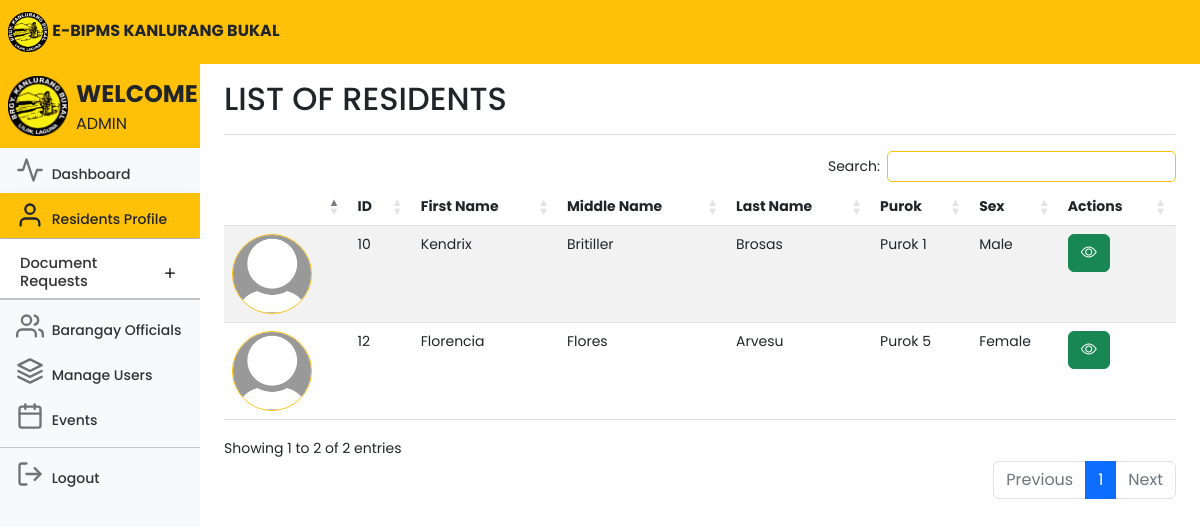
Before: /adminresidents.php (signed in) with the older database file.
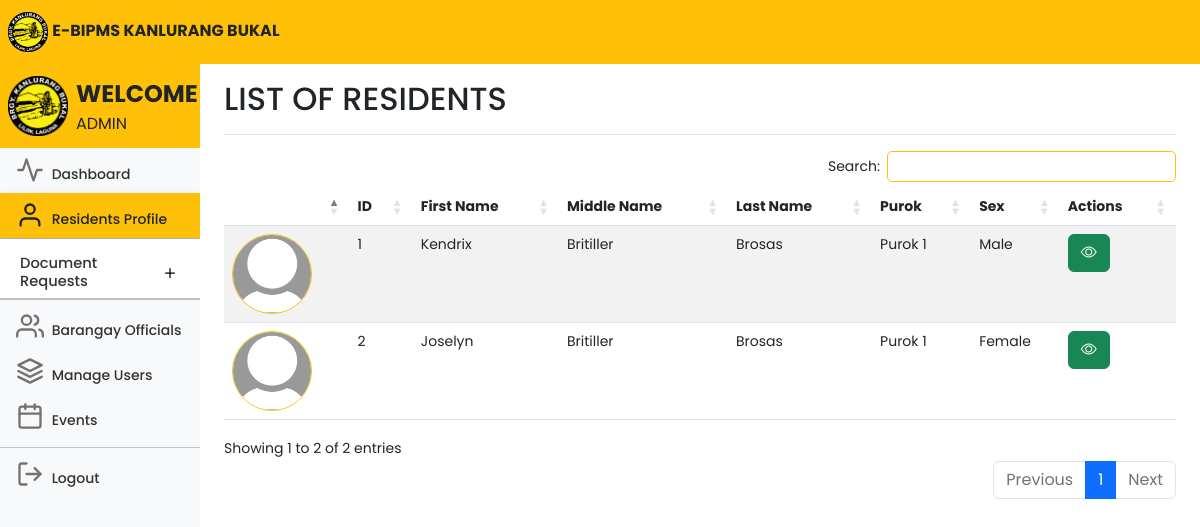
After: the same page with the newer database file.
### tables this page shows
CREATE TABLE `users` (
  `id` int(11) NOT NULL,
  `userID` varchar(100) NOT NULL,
  `firstname` varchar(100) NOT NULL,
  `middlename` varchar(100) NOT NULL,
  `lastname` varchar(100) NOT NULL,
  `sex` varchar(100) NOT NULL,
  `birthday` varchar(100) NOT NULL,
  `age` int(11) NOT NULL,
  `house_no` varchar(100) NOT NULL,
  `purok` varchar(100) NOT NULL,
  `civilstatus` varchar(100) NOT NULL,
  `voter` varchar(100) NOT NULL,
  `is_special_group` tinyint(1) NOT NULL,
  `specialgroup` varchar(100) NOT NULL,
  `members` int(11) NOT NULL,
  `housingstatus` varchar(100) NOT NULL,
  `phonenumber` varchar(15) NOT NULL,
  `email` varchar(100) NOT NULL,
  `username` varchar(100) NOT NULL,
  `password` varchar(100) NOT NULL,
  `profile_picture` varchar(255) NOT NULL
);

### adminresidents.php (the view, shortened to what this page needs)
<!DOCTYPE html>
<html lang="en">
<head>
	<link rel="stylesheet" href="https://cdn.jsdelivr.net/npm/bootstrap-icons@1.10.5/font/bootstrap-icons.css">
	<link href="css/bootstrap.min.css" rel="stylesheet">
	<link rel="stylesheet" href="css/style.css">
	<link rel="stylesheet" href="DataTables/datatables.css" />
	<link rel="stylesheet"
		href="https://cdnjs.cloudflare.com/ajax/libs/twitter-bootstrap/5.2.0/css/bootstrap.min.css" />
	<link rel="stylesheet" href="https://cdn.datatables.net/1.13.4/css/dataTables.bootstrap5.min.css" />
	<link rel="stylesheet" href="https://cdn.datatables.net/buttons/2.3.6/css/buttons.dataTables.min.css" />
	<link href="dashboard.css" rel="stylesheet">
</head>
<body>
	<header class="navbar navbar-light sticky-top bg-warning flex-md-nowrap p-0 ">
		<a class="navbar-brand px-2 fs-6 text-dark">
			<img src="kanlurangbukal.png" width="40">
			<b>E-BIPMS KANLURANG BUKAL</b>
		</a>
	</header>
	<div class="container-fluid">
		<div class="row">
			<nav id="sidebarMenu" class="col-md-3 col-lg-2 d-md-block bg-body-tertiary sidebar collapse">
				<div class="position-sticky pt-2 mt-2 sidebar-sticky bg-light">
					<ul class="nav flex-column">
						<a class="navbar-brand px-2 fs-6 bg-warning">
							<img class="float-start" src="kanlurangbukal.png" width="60">
							<span class="fs-4 px-2 text-dark"><b>WELCOME</b></span>
							<br>
							<span class="fs-6 px-2 text-dark" style="text-transform: uppercase;">
								<?php echo $_SESSION['user'] ?>
							</span>
						</a>
						<li class="nav-item fs-7">
							<a class="nav-link" aria-current="page" href="adminhome.php">
								<span data-feather="activity" class="align-text-bottom feather-48"></span>
								Dashboard
							</a>
						</li>
						<li class="nav-item fs-7">
							<a class="nav-link text-dark bg-warning active shadow">
								<span data-feather="user" class="align-text-bottom feather-48"></span>
								Residents Profile
							</a>
						</li>
						<li class="nav-item fs-7">
							<div class="accordion accordion-flush" id="accordionFlushExample">
								<div class="accordion-item">
									<h2 class="accordion-header fs-7">
										<button class="accordion-button collapsed fs-7 pt-3 pb-2 nav-link"
											style="font-size:11pt;" type="button" data-bs-toggle="collapse"
											data-bs-target="#flush-collapseOne" aria-expanded="false"
											aria-controls="flush-collapseOne">
											Document Requests
										</button>
									</h2>
									<hr class="mt-0 mb-0">
								</div>
						</li>
						<hr class="mt-0 mb-1">
						<li class="nav-item fs-7">
							<a class="nav-link" href="adminofficials.php">
								<span data-feather="users" class="align-text-bottom feather-48"></span>
								Barangay Officials
							</a>
						</li>
						<li class="nav-item fs-7">
							<a class="nav-link" href="adminusers.php">
								<span data-feather="layers" class="align-text-bottom feather-48"></span>
								Manage Users
							</a>
						</li>
						<li class="nav-item fs-7">
							<a class="nav-link" href="adminevents.php">
								<span data-feather="calendar" class="align-text-bottom feather-48"></span>
								Events
							</a>
						</li>
						<hr class="mt-2 mb-1">
						<li class="nav-item fs-7">
							<a class="nav-link" href="adminlogout.php">
								<span data-feather="log-out" class="align-text-bottom feather-48"></span>
								Logout
							</a>
						</li>
					</ul>
				</div>
			</nav>
			<main class="col-md-9 ms-sm-auto col-lg-10 px-md-4">
				<div
					class="d-flex justify-content-between flex-wrap flex-md-nowrap align-items-center pt-3 pb-2 mb-3 border-bottom">
					<h1 class="h2">LIST OF RESIDENTS</h1>
				</div>
				<div class="table-responsive">
					<div class="data_table">
						<table id="myTable" class="table table-striped" style="width:100%">
							<thead>
								<tr>
									<th scope="col"></th>
									<th scope="col">ID</th>
									<th scope="col">First Name</th>
									<th scope="col">Middle Name</th>
									<th scope="col">Last Name</th>
									<th scope="col">Purok</th>
									<th scope="col">Sex</th>
									<th scope="col">Actions</th>
								</tr>
							</thead>
							<tbody>
								<?php
								include 'conn.php';
								$query = "SELECT * FROM users";
								$query_run = mysqli_query($conn, $query);
								if (mysqli_num_rows($query_run) > 0) {
									foreach ($query_run as $items) {
										?>
										<tr>
											<td style="display: block; margin-left: auto; margin-right: auto;">
												<?php
												if (!empty($items['profile_picture'])) {
													echo '<img class="rounded-circle border border-warning" src="' . $items['profile_picture'] . '" alt="Profile Picture" width="80">';
												} else {
													echo '<img class="rounded-circle border border-warning" src="default-profile-pic.jpg" alt="Profile Picture" width="80">';
												}
												?>
											</td>
											<td>
												<?= $items['id']; ?>
											</td>
											<td>
												<?= $items['firstname']; ?>
											</td>
											<td>
												<?= $items['middlename']; ?>
											</td>
											<td>
												<?= $items['lastname']; ?>
											</td>
											<td>
												<?= $items['purok']; ?>
											</td>
											<td>
												<?= $items['sex']; ?>
											</td>
											<td class="text-right">
												<div class="btn-group me-2">
													<button type="button" class="btn btn-success" data-bs-toggle="modal"
														data-bs-target="#viewModal<?= $items['id']; ?>">
														<i class="bi bi-eye"></i>
													</button>
												</div>
											</td>
										</tr>
										<?php
									}
								}
								?>
							</tbody>
						</table>
					</div>
				</div>
			</main>
		</div>
	</div>
</body>
</html>

### css/style.css (style rules this page uses)
* { margin: 0; padding: 0; font-size: 10; font-family: 'Poppins', sans-serif; }

### DataTables/datatables.css (style rules this page uses)
:root { --dt-row-selected: 13, 110, 253; --dt-row-selected-text: 255, 255, 255; --dt-row-selected-link: 9, 10, 11; }
table.dataTable thead > tr > th.sorting, table.dataTable thead > tr > th.sorting_asc, table.dataTable thead > tr > th.sorting_desc, table.dataTable thead > tr > th.sorting_asc_disabled, table.dataTable thead > tr > th.sorting_desc_disabled, table.dataTable thead > tr > td.sorting, table.dataTable thead > tr > td.sorting_asc, table.dataTable thead > tr > td.sorting_desc, table.dataTable thead > tr > td.sorting_asc_disabled, table.dataTable thead > tr > td.sorting_desc_disabled { cursor: pointer; position: relative; padding-right: 26px; }
table.dataTable thead > tr > th.sorting:before, table.dataTable thead > tr > th.sorting:after, table.dataTable thead > tr > th.sorting_asc:before, table.dataTable thead > tr > th.sorting_asc:after, table.dataTable thead > tr > th.sorting_desc:before, table.dataTable thead > tr > th.sorting_desc:after, table.dataTable thead > tr > th.sorting_asc_disabled:before, table.dataTable thead > tr > th.sorting_asc_disabled:after, table.dataTable thead > tr > th.sorting_desc_disabled:before, table.dataTable thead > tr > th.sorting_desc_disabled:after, table.dataTable thead > tr > td.sorting:before, table.dataTable thead > tr > td.sorting:after, table.dataTable thead > tr > td.sorting_asc:before, table.dataTable thead > tr > td.sorting_asc:after, table.dataTable thead > tr > td.sorting_desc:before, table.dataTable thead > tr > td.sorting_desc:after, table.dataTable thead > tr > td.sorting_asc_disabled:before, table.dataTable thead > tr > td.sorting_asc_disabled:after, table.dataTable thead > tr > td.sorting_desc_disabled:before, table.dataTable thead > tr > td.sorting_desc_disabled:after { position: absolute; display: block; opacity: 0.125; right: 10px; line-height: 9px; font-size: 0.8em; }
table.dataTable thead > tr > th.sorting:before, table.dataTable thead > tr > th.sorting_asc:before, table.dataTable thead > tr > th.sorting_desc:before, table.dataTable thead > tr > th.sorting_asc_disabled:before, table.dataTable thead > tr > th.sorting_desc_disabled:before, table.dataTable thead > tr > td.sorting:before, table.dataTable thead > tr > td.sorting_asc:before, table.dataTable thead > tr > td.sorting_desc:before, table.dataTable thead > tr > td.sorting_asc_disabled:before, table.dataTable thead > tr > td.sorting_desc_disabled:before { bottom: 50%; content: "▲"; content: "▲"/""; }
table.dataTable thead > tr > th.sorting:after, table.dataTable thead > tr > th.sorting_asc:after, table.dataTable thead > tr > th.sorting_desc:after, table.dataTable thead > tr > th.sorting_asc_disabled:after, table.dataTable thead > tr > th.sorting_desc_disabled:after, table.dataTable thead > tr > td.sorting:after, table.dataTable thead > tr > td.sorting_asc:after, table.dataTable thead > tr > td.sorting_desc:after, table.dataTable thead > tr > td.sorting_asc_disabled:after, table.dataTable thead > tr > td.sorting_desc_disabled:after { top: 50%; content: "▼"; content: "▼"/""; }
table.dataTable thead > tr > th.sorting_asc:before, table.dataTable thead > tr > th.sorting_desc:after, table.dataTable thead > tr > td.sorting_asc:before, table.dataTable thead > tr > td.sorting_desc:after { opacity: 0.6; }
table.dataTable thead th, table.dataTable thead td, table.dataTable tfoot th, table.dataTable tfoot td { text-align: left; }
table.dataTable { clear: both; margin-top: 6px !important; margin-bottom: 6px !important; max-width: none !important; border-collapse: separate !important; border-spacing: 0; }
table.dataTable td, table.dataTable th { -webkit-box-sizing: content-box; box-sizing: content-box; }
table.dataTable.table-striped > tbody > tr:nth-of-type(2n+1) > * { box-shadow: none; }
table.dataTable > tbody > tr { background-color: transparent; }
table.dataTable.table-striped > tbody > tr.odd > * { box-shadow: inset 0 0 0 9999px rgba(0, 0, 0, 0.05); }

### adminresidents.php (style rules this page uses)
.accordion { --bs-accordion-active-bg: #ffc107; --bs-accordion-active-color: #212529; --bs-accordion-btn-focus-box-shadow: none; }
.accordion-button::after { transition: all 0.5s; }

Changed rows visible on the page:
removed users: id "10", firstname "Kendrix", middlename "Britiller", lastname "Brosas", purok "Purok 1", sex "Male"
removed users: id "12", firstname "Florencia", middlename "Flores", lastname "Arvesu", purok "Purok 5", sex "Female"
added users: id "1", firstname "Kendrix", middlename "Britiller", lastname "Brosas", purok "Purok 1", sex "Male"
added users: id "2", firstname "Joselyn", middlename "Britiller", lastname "Brosas", purok "Purok 1", sex "Female"
